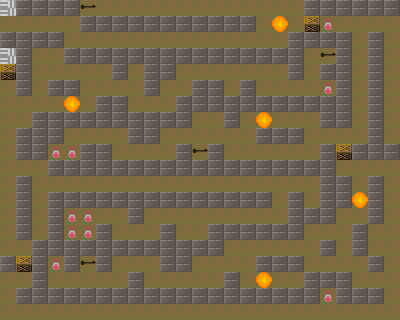

A 2D game scene composited from a Tiled map and its tileset images. What follows is a short description and the map's XML, with each tile layer's data collapsed to a summary:
An orthogonal 25x20 tile map with 16x16 px tiles, 7 tile layers (Tile Layer 1 Floor, Tile Layer 2 Wall, Tile Layer 3 Stairs, Tile Layer 4 Door, ...).

<map version="1.0" orientation="orthogonal" renderorder="right-down" width="25" height="20" tilewidth="16" tileheight="16" nextobjectid="1">
 <tileset firstgid="1" name="bomb_party_v4" tilewidth="16" tileheight="16" tilecount="90">
  <image source="bomb_party_v4.png" width="240" height="96" />
 </tileset>
 <layer name="Tile Layer 1 Floor" width="25" height="20">
  <data>[500 cells, 500 non-empty, 1 distinct tile ids]</data>
 </layer>
 <layer name="Tile Layer 2 Wall" width="25" height="20">
  <data>[500 cells, 223 non-empty, 1 distinct tile ids]</data>
 </layer>
 <layer name="Tile Layer 3 Stairs" width="25" height="20">
  <data>[500 cells, 2 non-empty, 1 distinct tile ids]</data>
 </layer>
 <layer name="Tile Layer 4 Door" width="25" height="20">
  <data>[500 cells, 4 non-empty, 1 distinct tile ids]</data>
 </layer>
 <layer name="Tile Layer 5 Trap" width="25" height="20">
  <data>[500 cells, 5 non-empty, 1 distinct tile ids]</data>
 </layer>
 <layer name="Tile Layer 7 Key" width="25" height="20">
  <data>[500 cells, 4 non-empty, 1 distinct tile ids]</data>
 </layer>
 <layer name="Tile Layer 6 Potion" width="25" height="20">
  <data>[500 cells, 10 non-empty, 1 distinct tile ids]</data>
 </layer>
</map>
